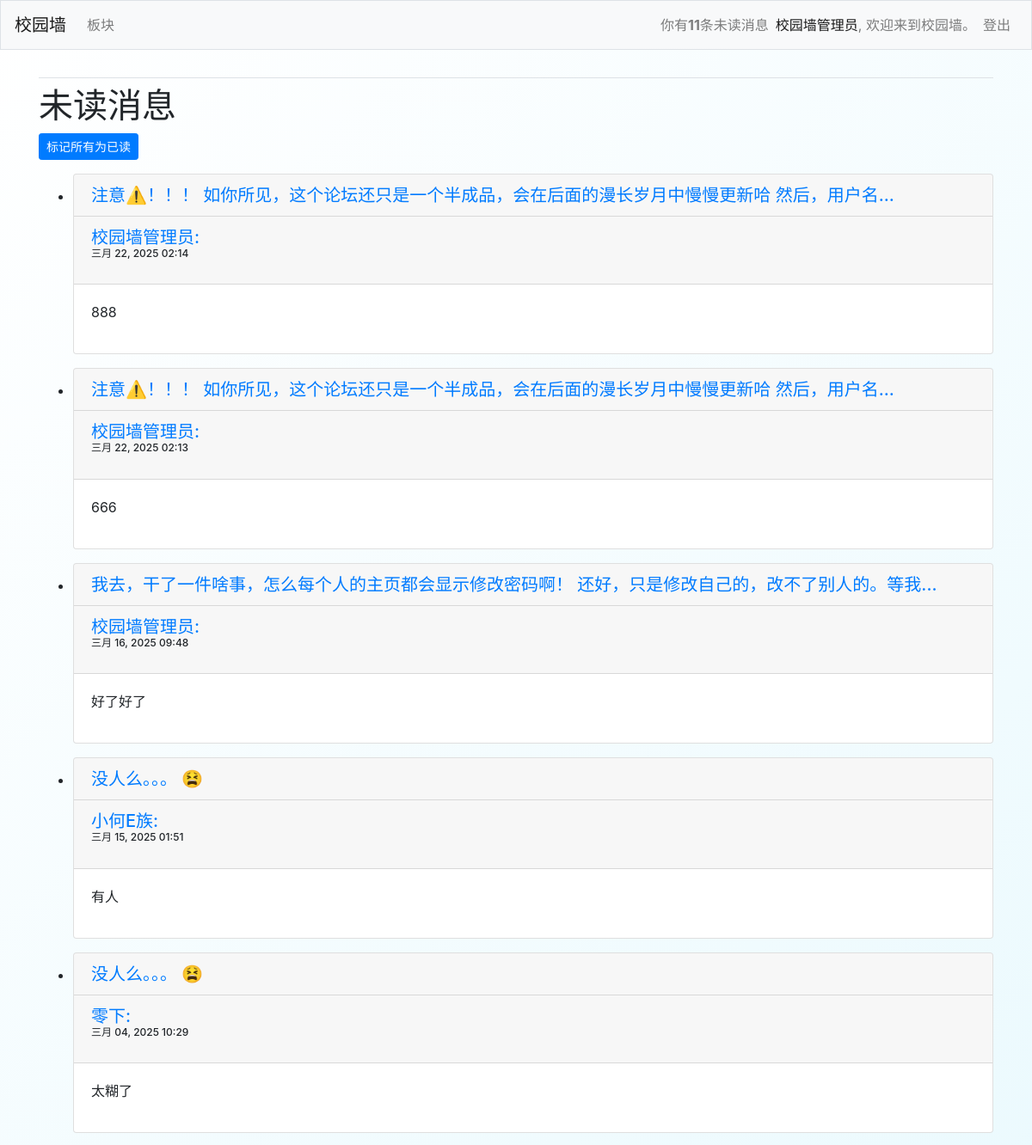
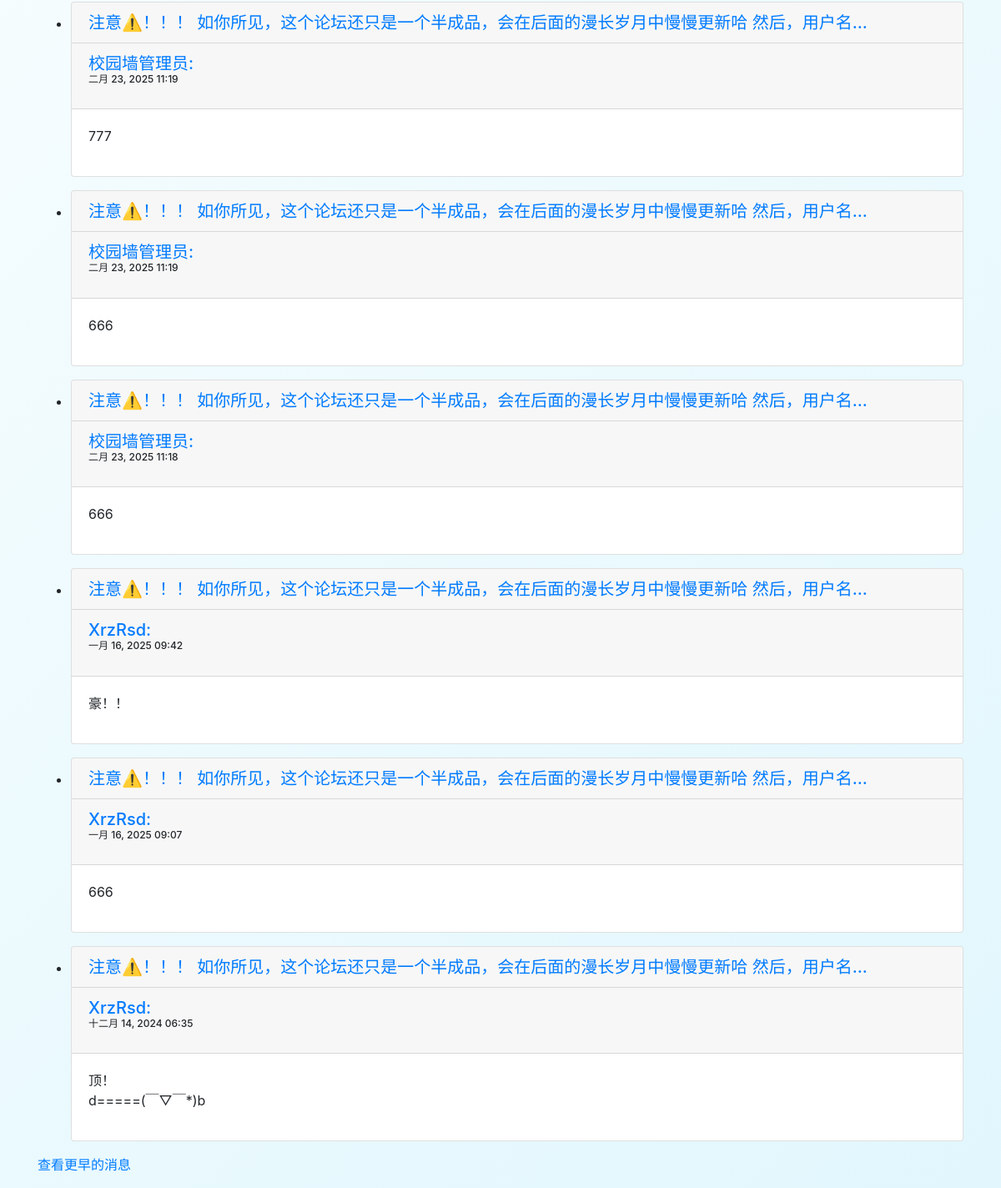
Page /unread_messages (signed in) on the committed database (2 pictures, top to bottom).
### users/models.py (models this page shows)
class CustomUser(AbstractUser):
    phone_number = models.CharField(max_length=15, blank=True, null=True)  # 允许 NULL
    introduction = models.CharField(max_length=400, blank=True, default='这个家伙很懒，还没有添加简介~~')

### xyq_files/models.py (models this page shows, shortened)
class Reply(models.Model):
    entry = models.ForeignKey(Entry,on_delete=models.CASCADE)
    text = models.TextField()
    date_added = models.DateTimeField(auto_now=True)
    owner = models.ForeignKey(settings.AUTH_USER_MODEL,on_delete=models.CASCADE,null=True)
    is_read = models.BooleanField(default=False)
    class Meta:
        verbose_name_plural = 'replies'

class Entry(models.Model):
    topic = models.ForeignKey(Topic,on_delete=models.CASCADE)
    text = models.TextField()
    date_added = models.DateTimeField(auto_now=True)
    owner = models.ForeignKey(CustomUser,on_delete=models.CASCADE,null=True)
    is_read = models.BooleanField(default=False)
    class Meta:
        verbose_name_plural = 'entries'
    def __str__(self):
        if len(self.text)>50:
            return f"{self.text[:50]}..."
        else:
            return self.text

### xyq_files/views.py (the view)
# urls.py: path('unread_messages',views.unread_messages,name='unread_messages'),
@login_required
def unread_messages(request):
    unread_reply = Reply.objects.filter(entry__owner=request.user, is_read=False)
    unread_reply = unread_reply.order_by('-date_added')
    return render(request, 'xyq_files/unread_messages.html', {'unread_messages':unread_reply})

### xyq_files/context_processors.py (called while the page is built)
def unread_count_processor(request):
    if request.user.is_authenticated:
        unread_count = Reply.objects.filter(entry__owner=request.user, is_read=False).count()
    else:
        unread_count = 0
    return {'unread_count': unread_count}

### xyq_files/templates/xyq_files/unread_messages.html
{% extends 'xyq_files/base.html' %}
{% block content %}
<h1>未读消息</h1>
<p><a href="{% url 'xyq_files:mark_all_as_read' %}" class="btn btn-primary btn-sm">标记所有为已读</a></p>
<ul>
    {% for message in unread_messages %}
    <li>
        <div class="card mb-3">
            <h5 class="card-header">
                <a href="{% url 'xyq_files:entry' message.entry.id %}">{{ message.entry }}</a>
            </h5>
            <h5 class="card-header">
                <a href="{% url 'users:introduction' message.owner.id %}">{{ message.owner }}:</a>
                <p style="font-size: 12px;">
                    {{ message.date_added|date:'M d, Y h:i'}}
                </p>
            </h5>
            <div class="card-body">
                {{ message.text|linebreaks }}
            </div>
        </div>
    </li>
    {% empty %}
    <li>暂时没有新消息哦~~</li>
    {% endfor %}
</ul>
<p><a href="{% url 'xyq_files:all_messages' %}">查看更早的消息</a></p>
{% endblock %}

### xyq_files/templates/xyq_files/base.html (shortened to what this page needs)
<link rel="stylesheet" href="https://unpkg.com/bootstrap@4.6.2/dist/css/bootstrap-theme.min.css"
>
{% load bootstrap4 %}
<!doctype html>
<html lang="zh-CN">
<head>
    {% bootstrap_css %}
</head>
<body>
    <nav class="navbar navbar-expand-md navbar-light bg-light mb-4 border">
        <a class="navbar-brand" href="{% url 'xyq_files:index' %}">
            校园墙
        </a>
        <div class="collapse navbar-collapse" id="navbarCollapse">
            <ul class="navbar-nav mr-auto">
                <li class="nav-item">
                    <a class="nav-link" href="{% url 'xyq_files:topics' %}">板块</a>
                </li>
            </ul>
            <ul class="navbar-nav ml-auto">
                {% if user.is_authenticated %}
                    {% if unread_count > 0 %}
                        <li class="nav-item">
                            <a class="nav-link" href="{% url 'xyq_files:unread_messages' %}">你有<strong>{{ unread_count }}</strong>条未读消息</a></span>
                        </li>
                    {% endif %}
                    <li class="nav-item">
                        <span class="navbar-text"><a href="{% url 'users:introduction' user.id %}">{{ user.username }}</a>, 欢迎来到校园墙。</span>
                    </li>
                    <li class="nav-item">
                        <a class="nav-link" href="{% url 'users:logout' %}">登出</a>
                    </li>
                {% endif %}
            </ul>
        </div>
    </nav>
    <main role="main" class="container">
        <div class="pb-2 mb-2 border-bottom">
        </div>
        <div>
            {% block content %}{% endblock content %}
        </div>
    </main>
</body>
</html>

### xyq_files/templates/xyq_files/base.html (style rules this page uses)
body { background: linear-gradient(135deg, #ffffff, #e1f7fd); }

### rows in the picture
CustomUser: username "校园墙管理员"
Reply: entry "注意⚠️！！！ 如你所见，这个论坛还只是一个半成品，会在后面的漫长岁月中慢慢更新哈 然后，用户名...", owner "校园墙管理员", date_added "三月 22, 2025 02:14", text "888"
Reply: entry "注意⚠️！！！ 如你所见，这个论坛还只是一个半成品，会在后面的漫长岁月中慢慢更新哈 然后，用户名...", owner "校园墙管理员", date_added "三月 22, 2025 02:13", text "666"
Reply: entry "我去，干了一件啥事，怎么每个人的主页都会显示修改密码啊！ 还好，只是修改自己的，改不了别人的。等我...", owner "校园墙管理员", date_added "三月 16, 2025 09:48", text "好了好了"
Reply: entry "没人么。。。 😫", owner "小何E族", date_added "三月 15, 2025 01:51", text "有人"
Reply: entry "没人么。。。 😫", owner "零下", date_added "三月 04, 2025 10:29", text "太糊了"
Reply: entry "注意⚠️！！！ 如你所见，这个论坛还只是一个半成品，会在后面的漫长岁月中慢慢更新哈 然后，用户名...", owner "校园墙管理员", date_added "二月 23, 2025 11:19", text "777"
Reply: entry "注意⚠️！！！ 如你所见，这个论坛还只是一个半成品，会在后面的漫长岁月中慢慢更新哈 然后，用户名...", owner "校园墙管理员", date_added "二月 23, 2025 11:19", text "666"
Reply: entry "注意⚠️！！！ 如你所见，这个论坛还只是一个半成品，会在后面的漫长岁月中慢慢更新哈 然后，用户名...", owner "校园墙管理员", date_added "二月 23, 2025 11:18", text "666"
Reply: entry "注意⚠️！！！ 如你所见，这个论坛还只是一个半成品，会在后面的漫长岁月中慢慢更新哈 然后，用户名...", owner "XrzRsd", date_added "一月 16, 2025 09:42", text "豪！！"
Reply: entry "注意⚠️！！！ 如你所见，这个论坛还只是一个半成品，会在后面的漫长岁月中慢慢更新哈 然后，用户名...", owner "XrzRsd", date_added "一月 16, 2025 09:07", text "666"
Reply: entry "注意⚠️！！！ 如你所见，这个论坛还只是一个半成品，会在后面的漫长岁月中慢慢更新哈 然后，用户名...", owner "XrzRsd", date_added "十二月 14, 2024 06:35", text "顶！ d=====(￣▽￣*)b"

### other values in the picture
{{ unread_count }} "11"
